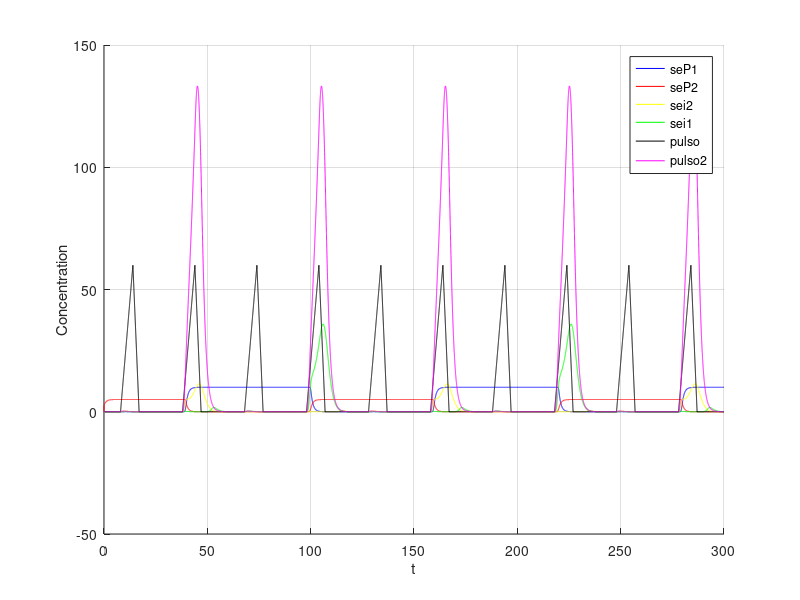
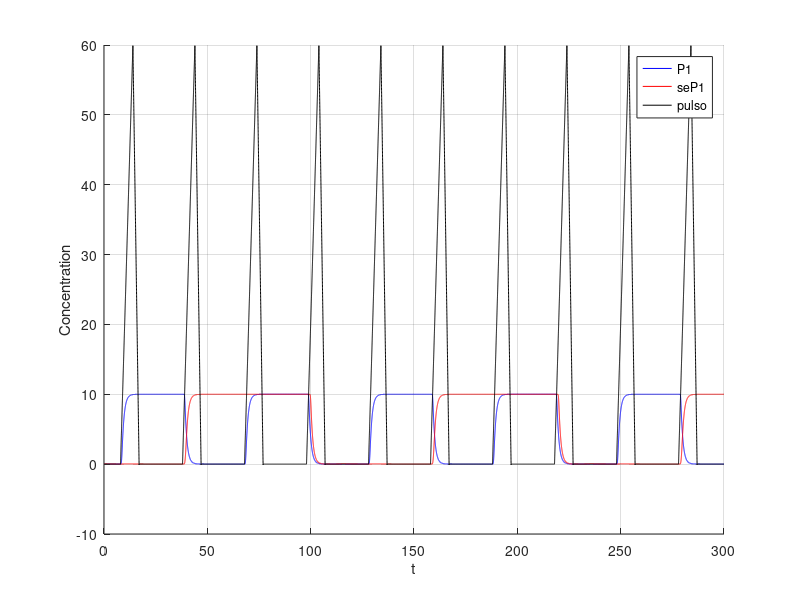

The MATLAB script that drew these images, in order:
clear;

dt=0.01; 
t=0:dt:300; 

%i = 1 ate 30000

p1 = 0;
p2 = 2.5;
ii1 = 0;
ii2 = 0;

%
alpha0 = 0.1;

% maximal expression rates
km1 = 4;
km2 = 4;

%dissociation constant
kp1 = 1;
kp2 = 2;

% parametros do collins para os iis
beta2 =4;
gama2 = 4;

%mass action constant
k2 = 2;

%degradation rate
kd2 = 0.8;

p1s = zeros(1, length(t));
p2s = zeros(1, length(t));

pulso = zeros(1, length(t));

i1s = zeros(1, length(t));
i2s = zeros(1, length(t));


alpha1 = 10; alpha2 = 5;
beta = 4;
gama = 4;

%-------------2bits---------------
% pulso para o segundo switch
pulso2 = zeros(1, length(t));
pulso2aux = 0;

sep1 = 0;
sep2 = 2.5;
seii1 = 0;
seii2 = 0;

% maximal expression rates
sekm1 = 1;
sekm2 = 1;

%dissociation constant
sekp1 = 1;
sekp2 = 2;

% parametros do collins para os iis
sebeta2 =4;
segama2 = 4;

sep1s = zeros(1, length(t));
sep2s = zeros(1, length(t));

sei1s = zeros(1, length(t));
sei2s = zeros(1, length(t));

sealpha1 = 10; sealpha2 = 5;
sebeta =4;
segama = 4;


soma = 0.1
for i = 2:length(t)
   
   if (mod(i, 3000) >800 && mod(i,3000)<1400)
     pulso(i) = pulso(i-1)+soma;
   endif
   
   if (mod(i, 3000) >=1400 && mod(i,3000)<1700)
     pulso(i) = pulso(i-1)-soma*2;
   endif
  
  
div = 1 + p1/kp1 + p2/kp2 + (p1*p2)/(kp1*kp2);
  
  dpdt = (  km1  *pulso(i) * ((1 + p1 / (kp1)) / div)     /   (1 + (ii2 / (1 + p1s(i) ) ) ^ beta2)   ) - ii1;
  ii1 = dpdt * dt + ii1;
  i1s(i) = ii1; 
  
  dpdt = (  km2  *pulso(i) * ((1 + p2 / (kp2)) / div)       /              (1 + (ii1 / (1 + p2s(i) ) ) ^ gama2)     ) - ii2;
  ii2 = dpdt * dt + ii2;
  i2s(i) = ii2; 
 
  dpdt = (alpha1 / (1 + (p2 / (1 + i2s(i) ) ) ^ beta )) - p1;
  p1 = dpdt * dt + p1;
  p1s(i) = p1;
  
  dpdt = (alpha2 / (1 + (p1 / (1 + i1s(i)) ) ^ gama)) - p2;
  p2 = dpdt * dt + p2;
  p2s(i) = p2;
  
  
%%  ----------2bits-----------
  dpdt =  k2*i1s(i) -kd2*pulso2aux;
  pulso2aux = dpdt * dt + pulso2aux;
  pulso2(i) = pulso2aux;
  
  sediv = 1 + sep1/sekp1 + sep2/sekp2 + (sep1*sep2)/(sekp1*sekp2);
  
  dpdt = (  sekm1  *pulso2(i) * ((1 + sep1 / (sekp1)) / sediv)     /   (1 + (seii2 / (1 + sep1s(i) ) ) ^ sebeta2)   ) - seii1;
  seii1 = dpdt * dt + seii1;
  sei1s(i) = seii1; 

  dpdt = (  sekm2  *pulso2(i) * ((1 + sep2 / (sekp2)) / sediv)       /              (1 + (seii1 / (1 + sep2s(i) ) ) ^ segama2)     ) - seii2;
  seii2 = dpdt * dt + seii2;
  sei2s(i) = seii2; 
 
  dpdt = (sealpha1 / (1 + (sep2 / (1 + sei2s(i) ) ) ^ sebeta )) - sep1;
  sep1 = dpdt * dt + sep1;
  sep1s(i) = sep1;
  
  dpdt = (sealpha2 / (1 + (sep1 / (1 + sei1s(i)) ) ^ segama)) - sep2;
  sep2 = dpdt * dt + sep2;
  sep2s(i) = sep2;


endfor

figure;
hold on;
grid on;
plot(t, sep1s, 'b;seP1;', t ,sep2s, 'r;seP2;', t , sei2s, 'y;sei2;', t ,sei1s,'g;sei1;', t , pulso , 'k;pulso;', t, pulso2, 'm;pulso2;');
xlabel('t');
ylabel('Concentration');

figure;
hold on;
grid on;
plot(t, p1s, 'b;P1;', t, sep1s, 'r;seP1;', t , pulso , 'k;pulso;');
xlabel('t');
ylabel('Concentration');
